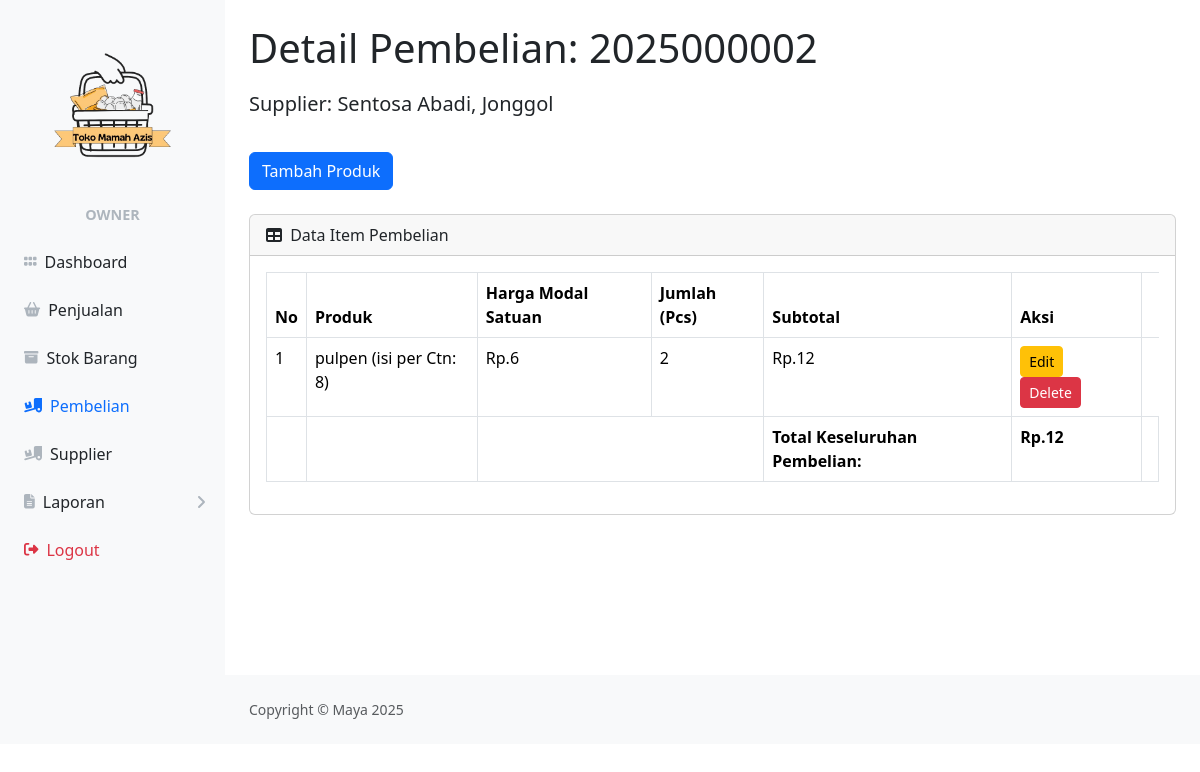
/owner/view_pembelian.php?idp=2025000002 (signed in), run on the app's committed database.
### tables this page shows
CREATE TABLE `pembelian` (
  `idpembelian` int(11) NOT NULL,
  `idowner` int(11) NOT NULL,
  `idsupplier` int(11) NOT NULL,
  `tanggal` datetime DEFAULT current_timestamp(),
  `namasupplier` varchar(255) NOT NULL,
  `alamatsupplier` varchar(255) NOT NULL
);

CREATE TABLE `detailpembelian` (
  `iddetailpembelian` int(11) NOT NULL,
  `idpembelian` int(11) NOT NULL,
  `idproduk` int(11) NOT NULL,
  `jumlah` int(11) NOT NULL
);

CREATE TABLE `produk` (
  `idproduk` int(11) NOT NULL,
  `namaproduk` varchar(20) NOT NULL,
  `hargajual` int(11) NOT NULL,
  `hargamodal` int(11) NOT NULL,
  `isi_pcs_per_ctn` int(11) NOT NULL,
  `stock` int(11) NOT NULL,
  `updated_at` datetime DEFAULT current_timestamp() ON UPDATE current_timestamp(),
  `satuan` varchar(20) NOT NULL DEFAULT 'Pcs'
);

### owner/view_pembelian.php (the view, shortened to what this page needs)
<?php
    require '../ceklogin.php';
    $idpembelian_dari_url = isset($_GET['idp']) ? mysqli_real_escape_string($c, $_GET['idp']) : '';
    if (!empty($idpembelian_dari_url)) {
        $ambil_idowner_q = mysqli_query($c, "SELECT idowner, namasupplier, alamatsupplier FROM pembelian WHERE idpembelian = '$idpembelian_dari_url'");
        if ($ambil_idowner_q) {
            if (mysqli_num_rows($ambil_idowner_q) > 0) {
                $pembelian_data = mysqli_fetch_array($ambil_idowner_q);
                $nama_supplier_pembelian = $pembelian_data['namasupplier'];
                $alamat_supplier_pembelian = $pembelian_data['alamatsupplier'];
            } else {
                echo "<script>alert('ID pembelian tidak ditemukan atau data pembelian tidak valid.'); window.location.href='pembelian_owner.php';</script>";
                exit();
            }
        } else {
            echo "<script>alert('Kesalahan Query pembelian: " . mysqli_error($c) . "'); window.location.href='pembelian_owner.php';</script>";
            exit();
        }
    } else {
        echo "<script>alert('ID pembelian tidak ditemukan di URL.'); window.location.href='pembelian_owner.php';</script>";
        exit();
    }
    $roleName = "";
    if (isset($_SESSION['role']) && $_SESSION['role'] === 'owner' && isset($_SESSION['username_owner'])) {
        $roleName = "Owner";
    }
?>
<!DOCTYPE html>
<html lang="en">
    <head>
        <link href="https://cdn.jsdelivr.net/npm/simple-datatables@7.1.2/dist/style.min.css" rel="stylesheet" />
        <link href="../css/styles.css" rel="stylesheet" />
        <link href="https://cdn.jsdelivr.net/npm/bootstrap@5.3.3/dist/css/bootstrap.min.css" rel="stylesheet">
    </head>
    <body>
        <div id="layoutSidenav">
            <div id="layoutSidenav_nav">
                <nav class="sb-sidenav accordion sb-sidenav-light" id="sidenavAccordion">
                    <div class="sb-sidenav-menu">
                        <div class="nav">
                            <div class="sb-sidenav-menu-heading" style="margin-bottom: 4px; ">
                                <img src="../img/logo.png" alt="Logo" style="width: 160px;">
                            </div>
                            <div class="sb-sidenav-menu-heading text-center" style="padding-top: 0; margin-top: 0;">
                                <strong style="font-size: 1.2em;"><?php echo $roleName ?></strong>
                            </div>
                            <?php
                            $current_page = basename($_SERVER['PHP_SELF']);
                            $report_pages = ['laporan_owner.php', 'laporan_produk_owner.php'];
                            $is_report_active = in_array($current_page, $report_pages);
                            ?>
                            <a class="nav-link w-100 text-start ps-4 <?= ($current_page == 'index_owner.php') ? 'active' : '' ?>" href="index_owner.php">
                                <div class="sb-nav-link-icon"><i class="fas fa-grip-horizontal"></i></div>
                                Dashboard
                            </a>
                            <a class="nav-link w-100 text-start ps-4 <?= ($current_page == 'view_penjualan.php') ? 'active' : '' ?>" href="penjualan_owner.php">
                                <div class="sb-nav-link-icon"><i class="fas fa-shopping-basket"></i></div>
                                Penjualan
                            </a>
                            <a class="nav-link w-100 text-start ps-4<?= ($current_page == 'stock_owner.php') ? 'active' : '' ?>" href="stock_owner.php">
                                <div class="sb-nav-link-icon"><i class="fas fa-archive"></i></div>
                                Stok Barang
                            </a>
                            <a class="nav-link w-100 text-start ps-4 <?= ($current_page == 'view_pembelian.php') ? 'active' : '' ?>" href="pembelian_owner.php">
                                <div class="sb-nav-link-icon"><i class="fas fa-truck-loading"></i></div>
                                Pembelian
                            </a>
                            <a class="nav-link w-100 text-start ps-4 <?= ($current_page == 'supplier_owner.php') ? 'active' : '' ?>" href="supplier_owner.php">
                                <div class="sb-nav-link-icon"><i class="fas fa-truck-loading"></i></div>
                                Supplier
                            </a>
                            <a class="nav-link collapsed w-100 text-start ps-4 <?= $is_report_active ? 'active' : '' ?>"
                                    href="#"
                                    data-bs-toggle="collapse"
                                    data-bs-target="#collapseLaporan"
                                    aria-expanded="<?= $is_report_active ? 'true' : 'false' ?>"
                                    aria-controls="collapseLaporan">
                                    <div class="sb-nav-link-icon"><i class="fa-solid fa-file-lines"></i></div>
                                    Laporan
                                    <div class="sb-sidenav-collapse-arrow"><i class="fas fa-angle-down"></i></div>
                                </a>
                            <a class="nav-link w-100 text-start ps-4 text-danger" href="../logout.php">
                                <div class="sb-nav-link-icon"><i class="fas fa-sign-out-alt text-danger"></i></div>
                                Logout
                            </a>
                        </div>
                    </div>
                </nav>
            </div>
            <div id="layoutSidenav_content">
                <main>
                    <div class="container-fluid px-4 ">
                        <h1 class="mt-4">Detail Pembelian: <?=htmlspecialchars($idpembelian_dari_url);?> <br>
                            <span class="fs-5">Supplier: <?=htmlspecialchars($nama_supplier_pembelian);?>, <?=htmlspecialchars($alamat_supplier_pembelian);?></span>
                        </h1> <br>
                        <button type="button" class="btn btn-primary mb-4" data-bs-toggle="modal" data-bs-target="#myModal">
                            Tambah Produk
                        </button>
                        <div class="card mb-4">
                            <div class="card-header">
                                <i class="fas fa-table me-1"></i>
                                Data Item Pembelian
                            </div>
                            <div class="card-body">
                                <table id="datatablesSimple" class="table table-bordered">
                                    <thead>
                                        <tr>
                                            <th>No</th>
                                            <th>Produk</th>
                                            <th>Harga Modal Satuan</th>
                                            <th>Jumlah (Pcs)</th>
                                            <th>Subtotal</th>
                                            <th>Aksi</th>
                                        </tr>
                                    </thead>
                                    <tbody>
                                        <?php
                                        $get_detail_pembelian = mysqli_query($c, "SELECT dp.*, pr.namaproduk, pr.hargamodal, pr.isi_pcs_per_ctn FROM detailpembelian dp JOIN produk pr ON dp.idproduk = pr.idproduk WHERE dp.idpembelian = '$idpembelian_dari_url'");
                                        $j = 1;
                                        $grand_total_pembelian = 0;
                                        while ($detail = mysqli_fetch_array($get_detail_pembelian)) {
                                            $namaproduk = $detail['namaproduk'];
                                            $hargamodal = $detail['hargamodal'];
                                            $jumlah_item = $detail['jumlah'];
                                            $isi_pcs_per_ctn = $detail['isi_pcs_per_ctn'];
                                            $subtotal_item = $hargamodal * $jumlah_item;
                                            $grand_total_pembelian += $subtotal_item;
                                            $iddp = $detail['iddetailpembelian'];
                                            ?>
                                            <tr>
                                                <td><?= $j++; ?></td>
                                                <td><?= htmlspecialchars($namaproduk); ?> (isi per Ctn: <?=$isi_pcs_per_ctn?>)</td>
                                                <td>Rp.<?= number_format($hargamodal); ?></td>
                                                <td><?= $jumlah_item; ?></td>
                                                <td>Rp.<?= number_format($subtotal_item); ?></td>
                                                <td>
                                                    <button type="button" class="btn btn-warning btn-sm me-2" data-bs-toggle="modal" data-bs-target="#edit<?=$iddp;?>">
                                                        Edit
                                                    </button>
                                                    <button type="button" class="btn btn-danger btn-sm" data-bs-toggle="modal" data-bs-target="#delete<?=$iddp;?>">
                                                        Delete
                                                    </button>
                                                </td>
                                            </tr>
                                        <?php
                                        }
                                        ?>
                                        <tr>
                                            <td></td><td></td><td colspan="2"></td> <td><strong>Total Keseluruhan Pembelian:</strong></td>
                                            <td><strong>Rp.<?= number_format($grand_total_pembelian); ?></strong></td>
                                            <td></td>
                                        </tr>
                                    </tbody>
                                </table>
                            </div>
                        </div>
                    </div>
                </main>
                <footer class="py-4 bg-light mt-auto">
                    <div class="container-fluid px-4">
                        <div class="d-flex align-items-center justify-content-between small">
                            <div class="text-muted">Copyright &copy; Maya 2025</div>
                        </div>
                    </div>
                </footer>
            </div>
        </div>
    </body>
</html>

### data on the page
pembelian: namasupplier "Sentosa Abadi", alamatsupplier "Jonggol"
detailpembelian: idproduk.namaproduk "pulpen", idproduk.isi_pcs_per_ctn "8", idproduk.hargamodal "6", jumlah "2", subtotal_item "12"

### other printed values
$roleName "OWNER"
$idpembelian_dari_url "2025000002"
$grand_total_pembelian "12"
